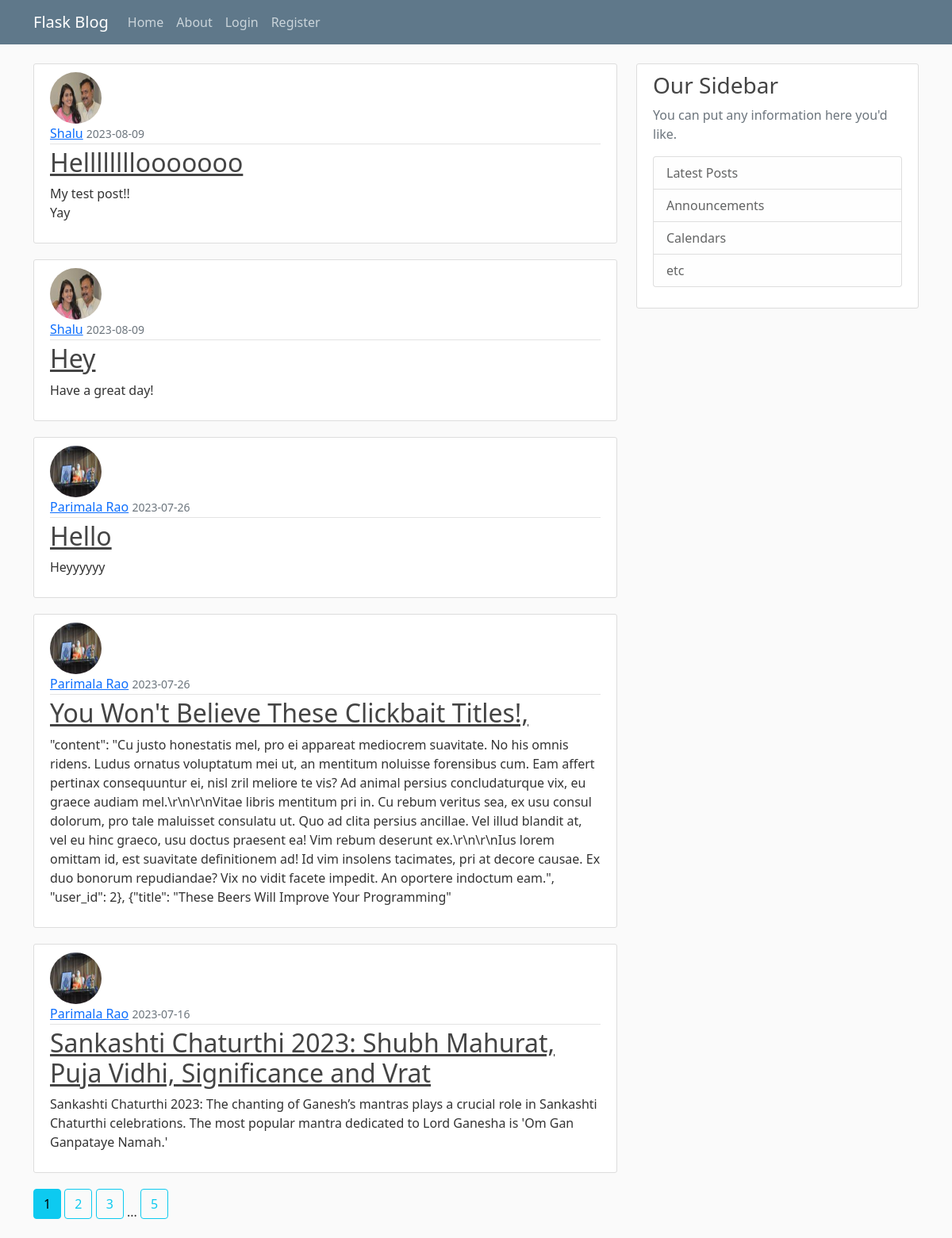
The page /home on the database its author committed.
### flaskblog/models.py (models this page shows, shortened)
class Post(db.Model):
    id = db.Column(db.Integer, primary_key=True)
    title = db.Column(db.String(100), nullable=False)
    date_posted = db.Column(db.DateTime, nullable=False, default=datetime.utcnow)
    content = db.Column(db.Text, nullable=False)
    user_id = db.Column(db.Integer, db.ForeignKey('user.id'), nullable=False)

class User(db.Model, UserMixin):
    id = db.Column(db.Integer, primary_key=True)
    username = db.Column(db.String(20), unique=True, nullable=False)
    email = db.Column(db.String(120), unique=True, nullable=False)
    image_file = db.Column(db.String(20), nullable=False, default='default.jpg')
    password = db.Column(db.String(60), nullable=False)
    posts = db.relationship('Post', backref='author', lazy=True)

### flaskblog/main/routes.py (the view)
@main.route("/")
@main.route("/home")
def home():
    page = request.args.get('page', 1, type=int)
    posts = Post.query.order_by(Post.date_posted.desc()).paginate(page=page, per_page=5)
    return render_template('home.html', posts=posts)

### flaskblog/templates/home.html
{% extends "layout.html" %}
{% block content %}
    {% for post in posts.items %}
        <article class="media content-section">
          <img class="rounded-circle article-img" src="{{ url_for('static', filename='profile_pics/' + post.author.image_file) }}">
          <div class="media-body">
            <div class="article-metadata">
              <a class="mr-2" href="{{ url_for('users.user_posts', username=post.author.username) }}">{{ post.author.username }}</a>
              <small class="text-muted">{{ post.date_posted.strftime('%Y-%m-%d') }}</small>
            </div>
            <h2><a class="article-title" href="{{ url_for('posts.post', post_id=post.id) }}">{{ post.title }}</a></h2>
            <p class="article-content">{{ post.content }}</p>
          </div>
        </article>
    {% endfor %}
    {% for page_num in posts.iter_pages(left_edge=1, right_edge=1, left_current=1, right_current=2) %}
      {% if page_num %}
        {% if posts.page == page_num %}
          <a class="btn btn-info mb-4" href="{{ url_for('main.home', page=page_num) }}">{{ page_num }}</a>
        {% else %}
          <a class="btn btn-outline-info mb-4" href="{{ url_for('main.home', page=page_num) }}">{{ page_num }}</a>
        {% endif %}
      {% else %}
        ...
      {% endif %}
    {% endfor %}
{% endblock content %}

### flaskblog/templates/layout.html (shortened to what this page needs)
<!DOCTYPE html>
<html>
<head>
    <link href="https://cdn.jsdelivr.net/npm/bootstrap@5.0.2/dist/css/bootstrap.min.css" rel="stylesheet"
>
    <link rel="stylesheet" type="text/css" href="{{ url_for('static', filename='main.css')}}">
</head>
<body>
    <header class="site-header">
        <nav class="navbar navbar-expand-md navbar-dark bg-steel fixed-top">
            <div class="container">
                <a class="navbar-brand mr-4" href="/">Flask Blog</a>
                <div class="collapse navbar-collapse" id="navbarToggle">
                    <div class="navbar-nav mr-auto">
                        <a class="nav-item nav-link" href="{{ url_for('main.home') }}">Home</a>
                        <a class="nav-item nav-link" href="{{ url_for('main.about') }}">About</a>
                    </div>
                    <div class="navbar-nav">
                        {% if current_user.is_authenticated %}
                            <a class="nav-item nav-link" href="{{ url_for('posts.new_post') }}">New Post</a>
                            <a class="nav-item nav-link" href="{{ url_for('users.account') }}">Account</a>
                            <a class="nav-item nav-link" href="{{ url_for('users.logout') }}">Logout</a>
                        {% else %}
                            <a class="nav-item nav-link" href="{{ url_for('users.login') }}">Login</a>
                            <a class="nav-item nav-link" href="{{ url_for('users.register') }}">Register</a>
                        {% endif %}
                    </div>
                </div>
            </div>
        </nav>
    </header>
    <main role="main" class="container">
        <div class="row">
            <div class="col-md-8">
                {% block content %}{% endblock %}
            </div>
            <div class="col-md-4">
                <div class="content-section">
                    <h3>Our Sidebar</h3>
                    <p class='text-muted'>You can put any information here you'd like.
                    <ul class="list-group">
                        <li class="list-group-item list-group-item-light">Latest Posts</li>
                        <li class="list-group-item list-group-item-light">Announcements</li>
                        <li class="list-group-item list-group-item-light">Calendars</li>
                        <li class="list-group-item list-group-item-light">etc</li>
                    </ul>
                    </p>
                </div>
            </div>
        </div>
    </main>
</body>
</html>

### flaskblog/static/main.css (style rules this page uses)
body { background: #fafafa; color: #333333; margin-top: 5rem; }
h1, h2, h3, h4, h5, h6 { color: #444444; }
.bg-steel { background-color: #5f788a; }
.site-header .navbar-nav .nav-link { color: #cbd5db; }
.content-section { background: #ffffff; padding: 10px 20px; border: 1px solid #dddddd; border-radius: 3px; margin-bottom: 20px; }
.article-title { color: #444444; }
.article-content { white-space: pre-line; }
.article-img { height: 65px; width: 65px; margin-right: 16px; }
.article-metadata { padding-bottom: 1px; margin-bottom: 4px; border-bottom: 1px solid #e3e3e3 }

### rows shown on the page
Post: image_file (picture), author.username "Shalu", date_posted "2023-08-09", title "Hellllllllooooooo", content "My test post!! Yay"
Post: image_file (picture), author.username "Shalu", date_posted "2023-08-09", title "Hey", content "Have a great day!"
Post: image_file (picture), author.username "Parimala Rao", date_posted "2023-07-26", title "Hello", content "Heyyyyyy"
Post: image_file (picture), author.username "Parimala Rao", date_posted "2023-07-26", title "You Won't Believe These Clickbait Titles!,", content "\"content\": \"Cu justo honestatis mel, pro ei appareat mediocrem suavitate. No his omnis ridens. Ludus ornatus voluptatum mei ut, an mentitum noluisse forensibus cum. Eam affert pertinax consequuntur ei, nisl zril meliore te vis? Ad animal persius concludaturque vix, eu graece audiam mel.\\r\\n\\r\\nVitae libris mentitum pri in. Cu rebum veritus sea, ex usu consul dolorum, pro tale maluisset consulatu ut. Quo ad clita persius ancillae. Vel illud blandit at, vel eu hinc graeco, usu doctus praesent ea! Vim rebum deserunt ex.\\r\\n\\r\\nIus lorem omittam id, est suavitate definitionem ad! Id vim insolens tacimates, pri at decore causae. Ex duo bonorum repudiandae? Vix no vidit facete impedit. An…"
Post: image_file (picture), author.username "Parimala Rao", date_posted "2023-07-16", title "Sankashti Chaturthi 2023: Shubh Mahurat, Puja Vidhi, Significance and Vrat", content "Sankashti Chaturthi 2023: The chanting of Ganesh’s mantras plays a crucial role in Sankashti Chaturthi celebrations. The most popular mantra dedicated to Lord Ganesha is 'Om Gan Ganpataye Namah.'"

### other values the page prints
{{ page_num }} "1"
{{ page_num }} "2" "3" "5"
